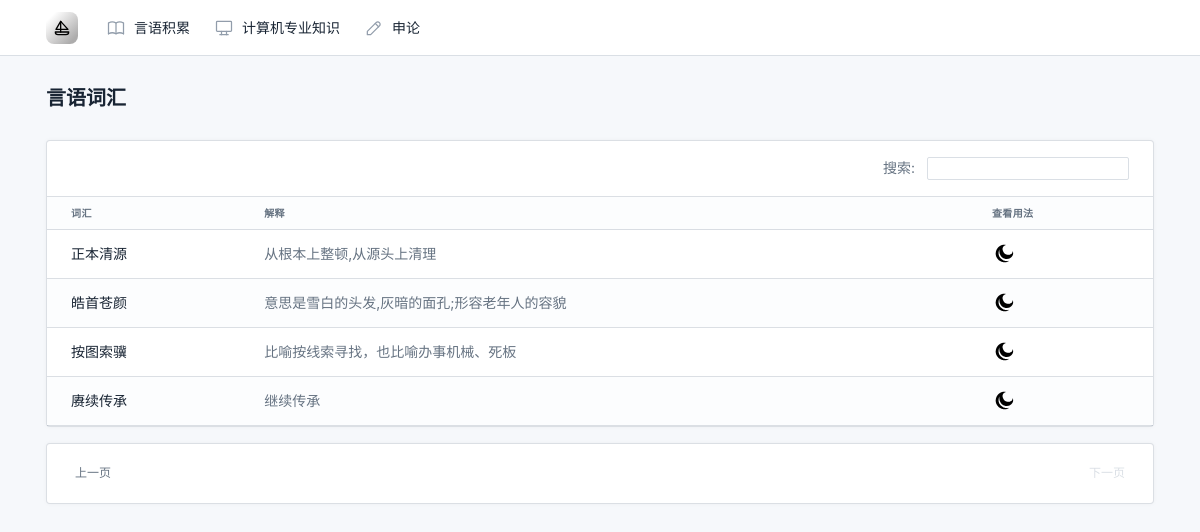
The page /language/list?page=3 on the database as committed earlier.
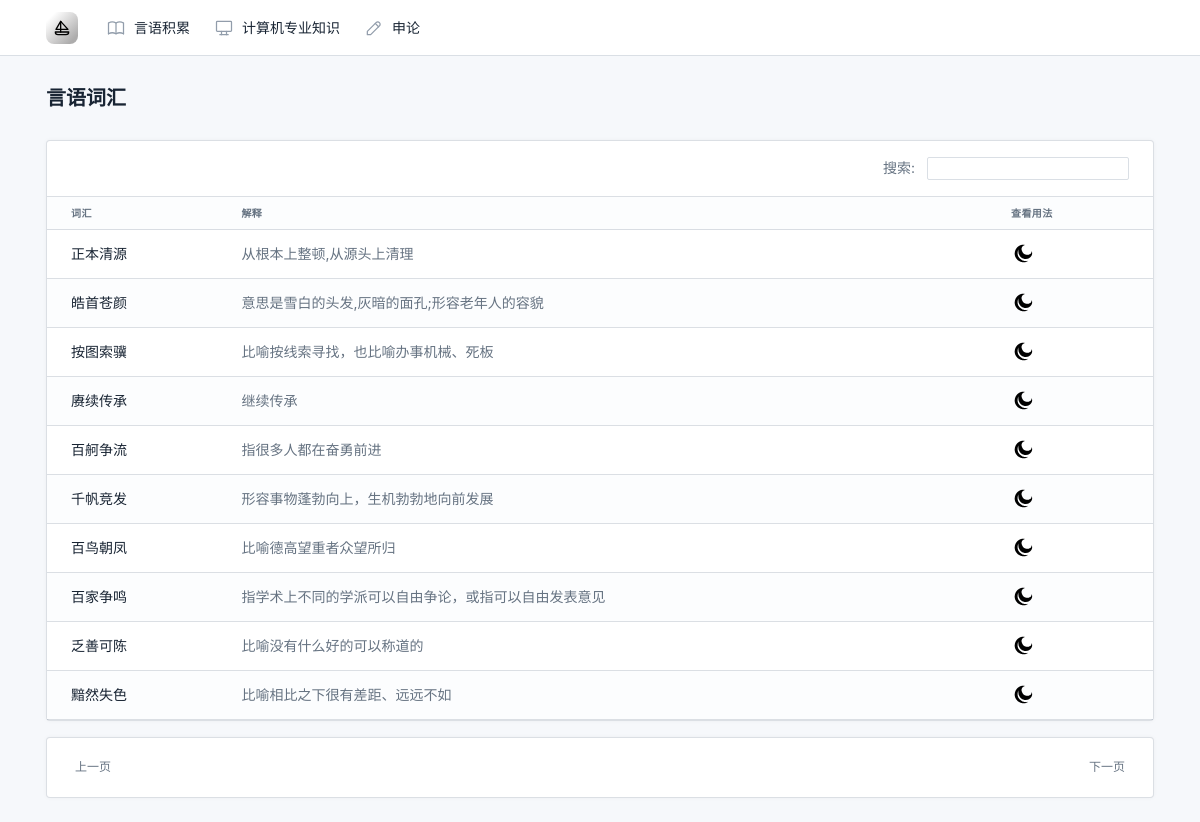
The same page on the database as committed later.
### language/models.py (models this page shows)
class Language(models.Model):
    word = models.CharField(max_length=100, unique=True)
    expression = models.CharField(max_length=100)

### language/views.py (the view)
# urls.py: path('list', views.word_list, name='words'),
def word_list(request):
    query = request.GET.get('s')
    if query is None:
        words = Language.objects.all().order_by('id')
    else:
        words = Language.objects.filter(word__contains=query).order_by('id')
    per_page = 10
    paginator = Paginator(words, per_page)
    page_number = request.GET.get('page')
    page_obj = paginator.get_page(page_number)
    context = {
        'words': page_obj,
        'query': query,
    }
    return render(request, 'language/language.html', context)

### templates/language/language.html (shortened to what the changed rows need)
{% load static %}
<!DOCTYPE html>
<html lang="en">
<head>
    <link href="{% static 'css/tabler.min.css' %}" rel="stylesheet"/>
    <link href="{% static 'css/tabler-flags.min.css' %}" rel="stylesheet"/>
    <link href="{% static 'css/tabler-payments.min.css' %}" rel="stylesheet"/>
    <link href="{% static 'css/tabler-vendors.min.css' %}" rel="stylesheet"/>
</head>
<body>
{% include 'header.html' %}
<div class="page-wrapper">
    <div class="page-header d-print-none">
        <div class="container-xl">
            <div class="row g-2 align-items-center">
                <div class="col">
                    <h2 class="page-title">
                        言语词汇
                    </h2>
                </div>
            </div>
        </div>
    </div>
    <div class="page-body">
        <div class="container-xl">
            <div class="row row-cards">
                <div class="col-12">
                    <div class="card">
                        <div class="table-responsive">
                            <table class="table table-vcenter card-table table-striped">
                                <thead>
                                <tr>
                                    <th>词汇</th>
                                    <th>解释</th>
                                    <th>查看用法</th>
                                </tr>
                                </thead>
                                <tbody>
                                {% for word in words %}
                                    <tr>
                                        <td>{{ word.word }}</td>
                                        <td class="text-muted">
                                            {{ word.expression }}
                                        </td>
                                        <td class="text-muted"><a
                                                target="_blank"
                                                href="http://search.people.cn/s?keyword={{ word.word }}"
                                                class="text-reset">
                                        </a>
                                        </td>
                                    </tr>
                                {% endfor %}
                                </tbody>
                            </table>
                        </div>
                    </div>
                </div>
                <div class="col-12">
                    <div class="card">
                        <div class="card-body">
                            <ul class="pagination ">
                                {% if words.has_next %}
                                    <li class="page-item page-next">
                                        <a class="page-link" href="?page={{ words.next_page_number }}">
                                            <div class="page-item-subtitle">下一页</div>
                                        </a>
                                    </li>
                                {% else %}
                                    <li class="page-item page-next disabled">
                                        <a class="page-link" href="#">
                                            <div class="page-item-subtitle">下一页</div>
                                        </a>
                                    </li>
                                {% endif %}
                            </ul>
                        </div>
                    </div>
                </div>
            </div>
        </div>
    </div>
</div>
</body>
</html>

Rows that differ between the two databases and show on the page:
added Language: word "百舸争流", expression "指很多人都在奋勇前进"
added Language: word "千帆竞发", expression "形容事物蓬勃向上，生机勃勃地向前发展"
added Language: word "百鸟朝凤", expression "比喻德高望重者众望所归"
added Language: word "百家争鸣", expression "指学术上不同的学派可以自由争论，或指可以自由发表意见"
added Language: word "乏善可陈", expression "比喻没有什么好的可以称道的"
added Language: word "黯然失色", expression "比喻相比之下很有差距、远远不如"
